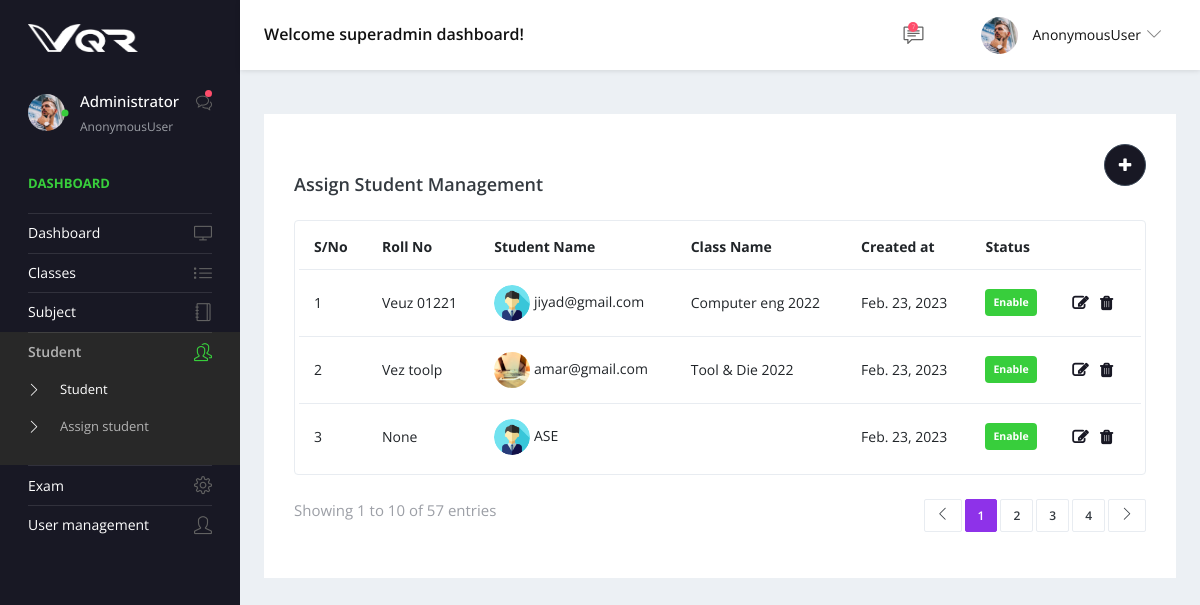
/assign_student, run on the app's committed database.
### app/models.py (models this page shows)
class common_table(models.Model):
    created_by = models.ForeignKey(User, related_name="%(app_label)s_%(class)s_ownership",on_delete=models.CASCADE,null=True)
    created_dt = models.DateField(auto_now=True)
    updated_by =  models.ForeignKey(User, related_name="%(app_label)s_%(class)s_ownership1",on_delete=models.CASCADE,null=True)
    updated_dt = models.DateField(null=True)
    created_tm = models.TimeField(auto_now=True)
    updated_tm = models.TimeField(null=True)
    status = models.CharField(max_length=10, null=True)
    class Meta:
        abstract = True

class Student_details(common_table):
    user_auth = models.OneToOneField(User,related_name='Student_details_auth_id',on_delete=models.CASCADE,null=True)
    name = models.CharField(max_length=25,null=True)
    address = models.TextField(null=True)
    email = models.CharField(max_length=25,null=True)
    gender = models.CharField(max_length=25,null=True)
    date_of_birth = models.DateField(null=True)
    pic = models.FileField(upload_to='student_pic',null=True)
    class_id = models.ForeignKey(Class_master,related_name='Student_details_class_id',on_delete=models.CASCADE,null=True)
    roll_no = models.CharField(max_length=25,null=True)

class Class_master(common_table):
    name  = models.CharField(max_length=25,null=True)

### app/views.py (the view)
# urls.py: path('assign_student',views.assign_student,name='assign_student'),
def assign_student(request):
    data = Student_details.objects.all()
    context = {
        'data':data
    }
    return render(request,'assign_student.html',context)

### app/templates/assign_student.html (shortened to what this page needs)
{% extends 'base.html' %}
{% block content %}
<div class="content-wrapper">
    <div class="row">
      <div class="col-md-12 grid-margin stretch-card">
        <div class="card">
          <div class="card-body">
            <a href="{% url 'create_assign_student' %}">
            <button style=" float: right;background: #181824;" type="button" class="btn btn-dark btn-rounded btn-icon">
                <i class="fa fa-plus m-1"></i>
              </button>
          </a>
            <br>
            <div class="d-sm-flex align-items-center mb-4">
              <h4 class="card-title mb-sm-0 mt-2">Assign Student Management</h4>
            </div>
            <div class="table-responsive border rounded p-1">
              <table class="table">
                <thead>
                  <tr>
                    <th class="font-weight-bold"> S/No</th>
                    <th class="font-weight-bold">Roll No</th>
                    <th class="font-weight-bold">Student Name</th>
                    <th class="font-weight-bold">Class Name</th>
                    <th class="font-weight-bold">Created at</th>
                    <th class="font-weight-bold">Status</th>
                    <th>
                    </th>
                  </tr>
                </thead>
                <tbody>
                  {% for i in data %}
                  <tr>
                    <td>{{forloop.counter}}</td>
                    <td>
                      {{i.roll_no}}
                    </td>
                    <td>
                      <img class="img-sm rounded-circle" src="./media/{{i.pic}}" alt="profile image"> {{i.name}}
                    </td>
                    <td>
                      {{i.class_id.name}}
                    </td>
                    <td>{{i.created_dt}}</td>
                    <td>
                      <div class="badge badge-success p-2">Enable</div>
                    </td>
                    <td>
                        <a href=""> <i style="color: #181824;
                            font-weight: bold;
                            font-size: 16px;" class="fa fa-edit"></i></a>
                        <a href="" class="m-2"> <i style="color: #181824;
                            font-weight: bold;
                            font-size: 16px;" class="fa fa-trash"></i></a>
                    </td>
                  </tr>
                  {% endfor %}
                </tbody>
              </table>
            </div>
            <div class="d-flex mt-4 flex-wrap">
              <p class="text-muted">Showing 1 to 10 of 57 entries</p>
              <nav class="ml-auto">
                <ul class="pagination separated pagination-info">
                  <li class="page-item"><a href="#" class="page-link"><i class="icon-arrow-left"></i></a></li>
                  <li class="page-item active"><a href="#" class="page-link">1</a></li>
                  <li class="page-item"><a href="#" class="page-link">2</a></li>
                  <li class="page-item"><a href="#" class="page-link">3</a></li>
                  <li class="page-item"><a href="#" class="page-link">4</a></li>
                  <li class="page-item"><a href="#" class="page-link"><i class="icon-arrow-right"></i></a></li>
                </ul>
              </nav>
            </div>
          </div>
        </div>
      </div>
    </div>
  </div>
{% endblock %}

### data on the page
Student_details: roll_no "Veuz 01221", pic (picture), name "jiyad@gmail.com", class_id.name "Computer eng 2022", created_dt "Feb. 23, 2023"
Student_details: roll_no "Vez toolp", pic (picture), name "amar@gmail.com", class_id.name "Tool & Die 2022", created_dt "Feb. 23, 2023"
Student_details: roll_no "None", pic (picture), name "ASE", created_dt "Feb. 23, 2023"

### other printed values
{{ request.user }} "AnonymousUser"
